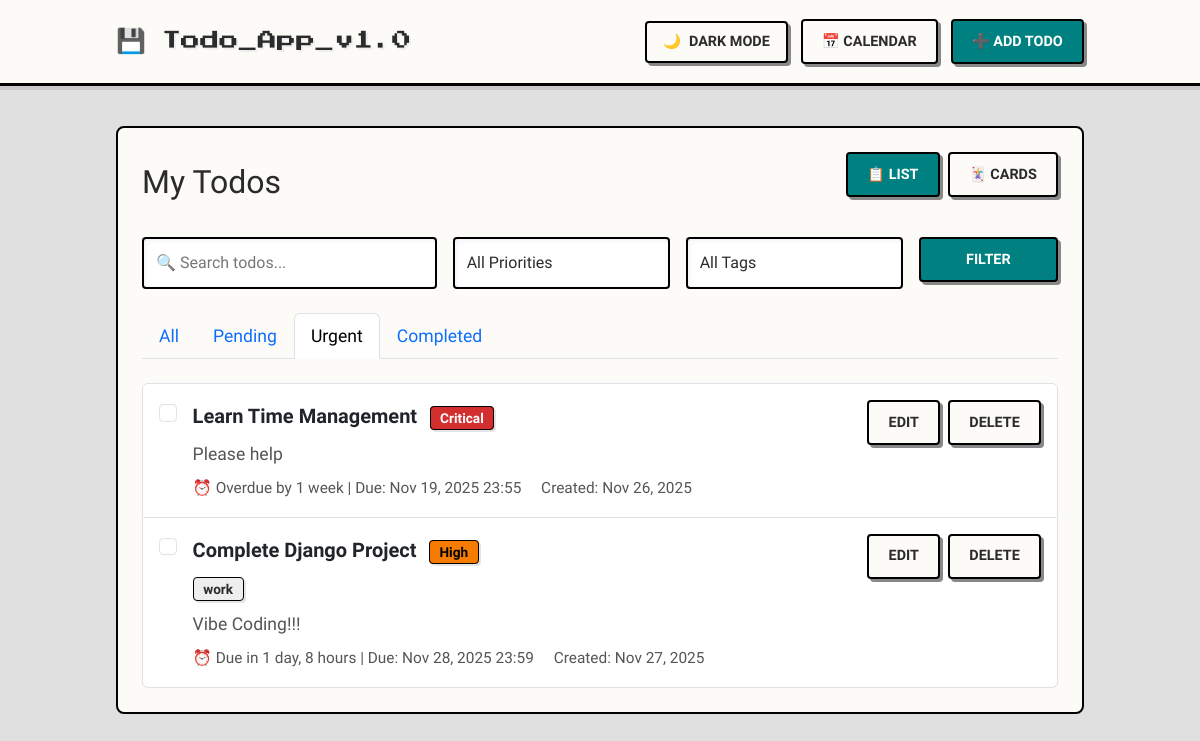
The app's page /?filter=urgent&view=list with its own data.
### todo/models.py (models this page shows, shortened)
class Todo(models.Model):
    PRIORITY_CHOICES = [
        ('low', 'Low'),
        ('medium', 'Medium'),
        ('high', 'High'),
        ('critical', 'Critical'),
    ]
    title = models.CharField(max_length=200)
    description = models.TextField(blank=True)
    due_date = models.DateTimeField(null=True, blank=True)
    is_resolved = models.BooleanField(default=False)
    created_at = models.DateTimeField(auto_now_add=True)
    priority = models.CharField(max_length=10, choices=PRIORITY_CHOICES, default='medium')
    tags = models.CharField(max_length=200, blank=True, help_text="Comma-separated tags (e.g., work, personal, urgent)")
    def get_tags_list(self):
        if self.tags:
            return [tag.strip() for tag in self.tags.split(',') if tag.strip()]
        return []

### todo/views.py (the view)
# urls.py: path('', TodoListView.as_view(), name='todo-list'),
class TodoListView(ListView):
    model = Todo
    template_name = 'todo/todo_list.html'
    context_object_name = 'todos'
    def get_queryset(self):
        queryset = super().get_queryset()
        filter_type = self.request.GET.get('filter', 'all')
        search_query = self.request.GET.get('search', '')
        priority_filter = self.request.GET.get('priority', '')
        tag_filter = self.request.GET.get('tag', '')
        if search_query:
            queryset = queryset.filter(title__icontains=search_query)
        if priority_filter:
            queryset = queryset.filter(priority=priority_filter)
        if tag_filter:
            queryset = queryset.filter(tags__icontains=tag_filter)
        if filter_type == 'pending':
            queryset = queryset.filter(is_resolved=False)
        elif filter_type == 'completed':
            queryset = queryset.filter(is_resolved=True)
        elif filter_type == 'urgent':
            from django.utils import timezone
            from datetime import timedelta
            urgent_date = timezone.now() + timedelta(days=2)
            queryset = queryset.filter(
                is_resolved=False,
                due_date__lte=urgent_date,
                due_date__isnull=False
            )
        queryset = queryset.annotate(
            priority_order=Case(
                When(priority='critical', then=Value(1)),
                When(priority='high', then=Value(2)),
                When(priority='medium', then=Value(3)),
                When(priority='low', then=Value(4)),
                default=Value(5),
                output_field=IntegerField(),
            )
        ).order_by('is_resolved', 'priority_order', 'due_date')
        return queryset
    def get_context_data(self, **kwargs):
        context = super().get_context_data(**kwargs)
        context['current_filter'] = self.request.GET.get('filter', 'all')
        context['current_view'] = self.request.GET.get('view', 'list')
        context['search_query'] = self.request.GET.get('search', '')
        context['priority_filter'] = self.request.GET.get('priority', '')
        context['tag_filter'] = self.request.GET.get('tag', '')
        all_tags = set()
        for todo in Todo.objects.all():
            all_tags.update(todo.get_tags_list())
        context['all_tags'] = sorted(all_tags)
        return context

### todo/templates/todo/todo_list.html (shortened to what this page needs)
{% extends 'todo/base.html' %}
{% block header_actions %}
<a href="{% url 'todo-calendar' %}" class="btn btn-sm btn-outline-primary">📅 Calendar</a>
<a href="{% url 'todo-create' %}" class="btn btn-sm btn-primary">➕ Add Todo</a>
{% endblock %}
{% block content %}
<div class="content-card">
    <div class="d-flex justify-content-between align-items-center mb-4">
        <h2 class="mb-0">My Todos</h2>
        <div class="view-toggle">
            <a href="?view=list&filter={{ current_filter }}"
                class="btn btn-sm {% if current_view == 'list' %}btn-primary{% else %}btn-outline-primary{% endif %}">
                📋 List
            </a>
            <a href="?view=card&filter={{ current_filter }}"
                class="btn btn-sm {% if current_view == 'card' %}btn-primary{% else %}btn-outline-primary{% endif %}">
                🃏 Cards
            </a>
        </div>
    </div>
    <form method="get" class="mb-4">
        <div class="row g-3">
            <div class="col-md-4">
                <input type="text" name="search" class="form-control" placeholder="🔍 Search todos..."
                    value="{{ search_query }}">
            </div>
            <div class="col-md-3">
                <select name="priority" class="form-select">
                    <option value="">All Priorities</option>
                </select>
            </div>
            <div class="col-md-3">
                <select name="tag" class="form-select">
                    <option value="">All Tags</option>
                </select>
            </div>
            <div class="col-md-2">
                <button type="submit" class="btn btn-primary w-100">Filter</button>
            </div>
        </div>
    </form>
    <ul class="nav nav-tabs mb-4">
        <li class="nav-item">
            <a class="nav-link {% if current_filter == 'all' %}active{% endif %}"
                href="?filter=all&view={{ current_view }}">All</a>
        </li>
        <li class="nav-item">
            <a class="nav-link {% if current_filter == 'pending' %}active{% endif %}"
                href="?filter=pending&view={{ current_view }}">Pending</a>
        </li>
        <li class="nav-item">
            <a class="nav-link {% if current_filter == 'urgent' %}active{% endif %}"
                href="?filter=urgent&view={{ current_view }}">Urgent</a>
        </li>
        <li class="nav-item">
            <a class="nav-link {% if current_filter == 'completed' %}active{% endif %}"
                href="?filter=completed&view={{ current_view }}">Completed</a>
        </li>
    </ul>
    {% if current_view == 'card' %}
    <div class="card-grid">
        {% for todo in todos %}
        <div class="card todo-card">
            <div class="card-body">
                <div class="d-flex justify-content-between align-items-start mb-3">
                    <h5 class="card-title mb-0 {% if todo.is_resolved %}todo-resolved{% endif %}">
                        {{ todo.title }}
                    </h5>
                    <form method="post" action="{% url 'todo-toggle' todo.pk %}">
                        {% csrf_token %}
                        <input type="checkbox" class="form-check-input" {% if todo.is_resolved %}checked{% endif %}
                            onchange="this.form.submit()">
                    </form>
                </div>
                <div class="mb-2">
                    <span class="priority-badge priority-{{ todo.priority }}">
                        {{ todo.get_priority_display }}
                    </span>
                </div>
                {% if todo.get_tags_list %}
                <div class="mb-2">
                    {% for tag in todo.get_tags_list %}
                    <span class="tag-badge">{{ tag }}</span>
                    {% endfor %}
                </div>
                {% endif %}
                {% if todo.description %}
                <p class="card-text text-muted small mb-3">
                    {{ todo.description|truncatechars:100 }}
                </p>
                {% endif %}
                <div class="small text-muted mb-2">
                    {% if todo.due_date %}
                        {% now "U" as current_timestamp %}
                        {% if todo.due_date|date:"U" < current_timestamp %}
                            ⏰ Overdue by {{ todo.due_date|timesince }}
                        {% else %}
                            ⏰ Due in {{ todo.due_date|timeuntil }}
                        {% endif %}
                    {% else %}
                        📅 No due date
                    {% endif %}
                </div>
                <div class="d-flex justify-content-end gap-2 mt-3">
                    <a href="{% url 'todo-update' todo.pk %}" class="btn btn-sm btn-outline-primary">Edit</a>
                    <a href="{% url 'todo-delete' todo.pk %}" class="btn btn-sm btn-outline-danger">Delete</a>
                </div>
            </div>
        </div>
        {% empty %}
        <div class="text-center text-muted py-5">
            {% if current_filter == 'pending' %}
            No pending todos. Great job! 🎉
            {% elif current_filter == 'completed' %}
            No completed todos yet.
            {% elif current_filter == 'urgent' %}
            No urgent todos. You're all caught up! 👍
            {% else %}
            No todos yet. Click "Add Todo" to get started!
            {% endif %}
        </div>
        {% endfor %}
    </div>
    {% else %}
    <ul class="list-group">
        {% for todo in todos %}
        <li class="list-group-item todo-item">
            <div class="d-flex justify-content-between align-items-start">
                <div class="d-flex align-items-start flex-grow-1 gap-3">
                    <form method="post" action="{% url 'todo-toggle' todo.pk %}">
                        <input type="checkbox" class="form-check-input mt-1" {% if todo.is_resolved %}checked{% endif %} onchange="this.form.submit()">
                    </form>
                    <div class="flex-grow-1 {% if todo.is_resolved %}todo-resolved{% endif %}">
                        <div class="mb-2">
                            <strong class="fs-5">{{ todo.title }}</strong>
                            <span class="priority-badge priority-{{ todo.priority }} ms-2">
                                {{ todo.get_priority_display }}
                            </span>
                        </div>
                        {% if todo.get_tags_list %}
                        <div class="mb-2">
                            {% for tag in todo.get_tags_list %}
                            <span class="tag-badge">{{ tag }}</span>
                            {% endfor %}
                        </div>
                        {% endif %}
                        {% if todo.description %}
                        <div class="text-muted mb-2">{{ todo.description|truncatechars:150 }}</div>
                        {% endif %}
                        <div class="small text-muted">
                            {% if todo.due_date %}
                                {% now "U" as current_timestamp %}
                                {% if todo.due_date|date:"U" < current_timestamp %}
                                    ⏰ Overdue by {{ todo.due_date|timesince }} | Due: {{ todo.due_date|date:"M d, Y H:i" }}
                                {% else %}
                                    ⏰ Due in {{ todo.due_date|timeuntil }} | Due: {{ todo.due_date|date:"M d, Y H:i" }}
                                {% endif %}
                            {% else %}
                                📅 No due date
                            {% endif %}
                            <span class="ms-3">Created: {{ todo.created_at|date:"M d, Y" }}</span>
                        </div>
                    </div>
                </div>
                <div class="d-flex gap-2">
                    <a href="{% url 'todo-update' todo.pk %}" class="btn btn-sm btn-outline-primary">Edit</a>
                    <a href="{% url 'todo-delete' todo.pk %}" class="btn btn-sm btn-outline-danger">Delete</a>
                </div>
            </div>
        </li>
        {% endfor %}
    </ul>
    {% endif %}
</div>
{% endblock %}

### todo/templates/todo/base.html (style rules this page uses)
:root[data-theme="light"] { --bg-body: #e0e0e0; --bg-primary: #fdfbf7; --bg-secondary: #ffffff; --bg-tertiary: #eeeeee; --text-primary: #2b2b2b; --text-secondary: #555555; --border-light: #ffffff; --border-dark: #888888; --border-black: #000000; --accent-primary: #008080; --accent-hover: #006666; --priority-critical: #d32f2f; --priority-high: #f57c00; --priority-medium: #fbc02d; --priority-low: #388e3c; }
* { box-sizing: border-box; }
body { font-family: 'Courier Prime', 'Courier New', monospace; font-size: 1.1rem; line-height: 1.6; background-color: var(--bg-body); color: var(--text-primary); min-height: 100vh; padding-bottom: 2rem; transition: background-color 0.3s ease; }
.btn { border-radius: 4px; border: 2px solid var(--border-black); background: var(--bg-primary); color: var(--text-primary); font-family: 'Courier Prime', monospace; font-weight: 700; font-size: 0.9rem; padding: 0.6rem 1.2rem; text-transform: uppercase; box-shadow: 3px 3px 0 var(--border-dark); transition: all 0.1s ease; position: relative; top: 0; left: 0; }
.btn-primary { background: var(--accent-primary); color: #ffffff; border-color: var(--border-black); }
.card, .content-card, .calendar-container, .modal-content { background: var(--bg-primary); border: 2px solid var(--border-black); border-radius: 6px; box-shadow: 5px 5px 0 var(--border-dark); color: var(--text-primary); margin-bottom: 1.5rem; }
.form-control, .form-select { border: 2px solid var(--border-black); border-radius: 4px; background: var(--bg-secondary); color: var(--text-primary); font-family: 'Courier Prime', monospace; padding: 0.75rem; box-shadow: inset 2px 2px 5px rgba(0,0,0,0.05); }
.form-control::placeholder { color: var(--text-secondary); opacity: 0.8; }
.priority-badge, .tag-badge { border: 1px solid var(--border-black); border-radius: 4px; font-size: 0.85rem; font-weight: 700; padding: 0.2rem 0.6rem; box-shadow: 2px 2px 0 rgba(0,0,0,0.1); }
.priority-critical { background: var(--priority-critical); color: #fff; }
.priority-high { background: var(--priority-high); color: #000; }
.tag-badge { background: var(--bg-tertiary); color: var(--text-primary); }
a { text-decoration: none; color: inherit; }
.text-muted { color: var(--text-secondary) !important; }

### todo/templates/todo/todo_list.html (style rules this page uses)
.content-card { background: var(--bg-primary); border-radius: 8px; padding: 1.5rem; margin-bottom: 1.5rem; box-shadow: 0 2px 8px var(--shadow); }
.view-toggle { display: flex; gap: 0.5rem; margin-bottom: 1rem; }
.todo-item { transition: all 0.2s ease; padding: 1rem; }

### records on screen
Todo: title "Learn Time Management", priority "Critical", description "Please help", due_date "1 week", due_date "Nov 19, 2025 23:55", created_at "Nov 26, 2025"
Todo: title "Complete Django Project", priority "High", get_tags_list "work", description "Vibe Coding!!!", due_date "1 day, 8 hours", due_date "Nov 28, 2025 23:59", created_at "Nov 27, 2025"
